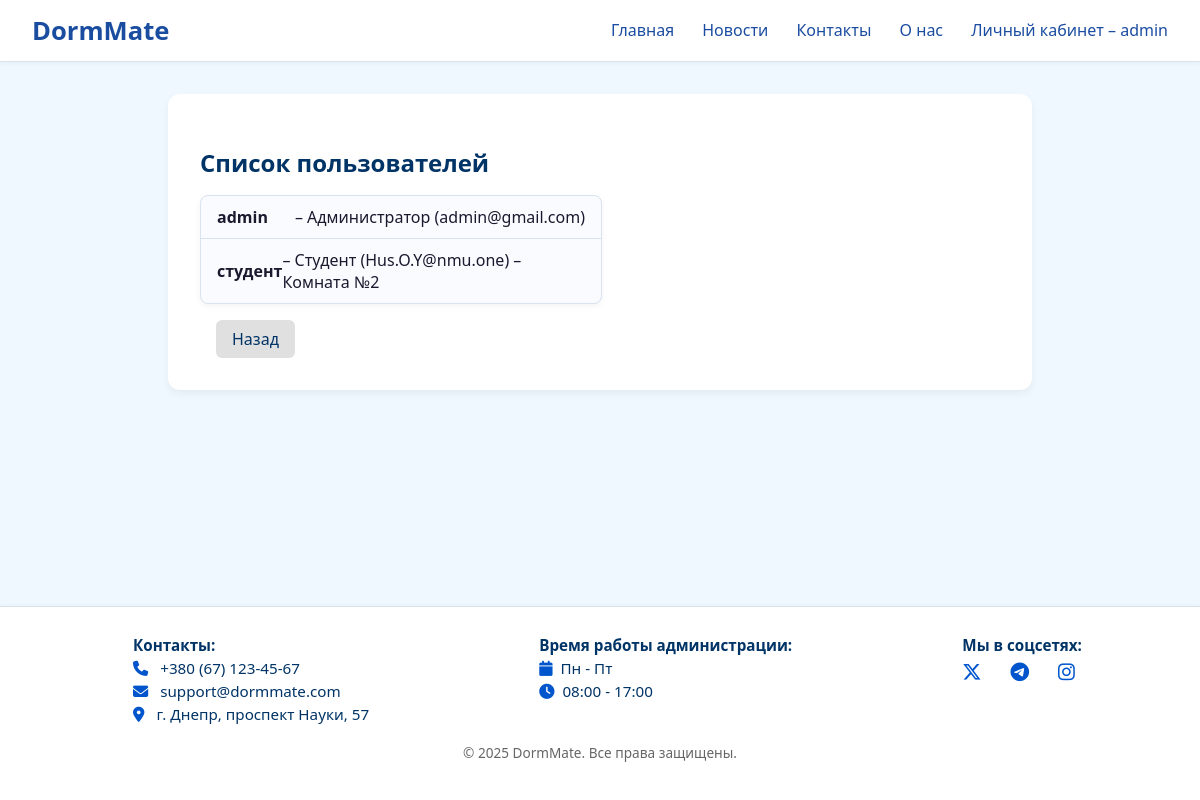
The app's page /accounts/users/ (signed in), older data.
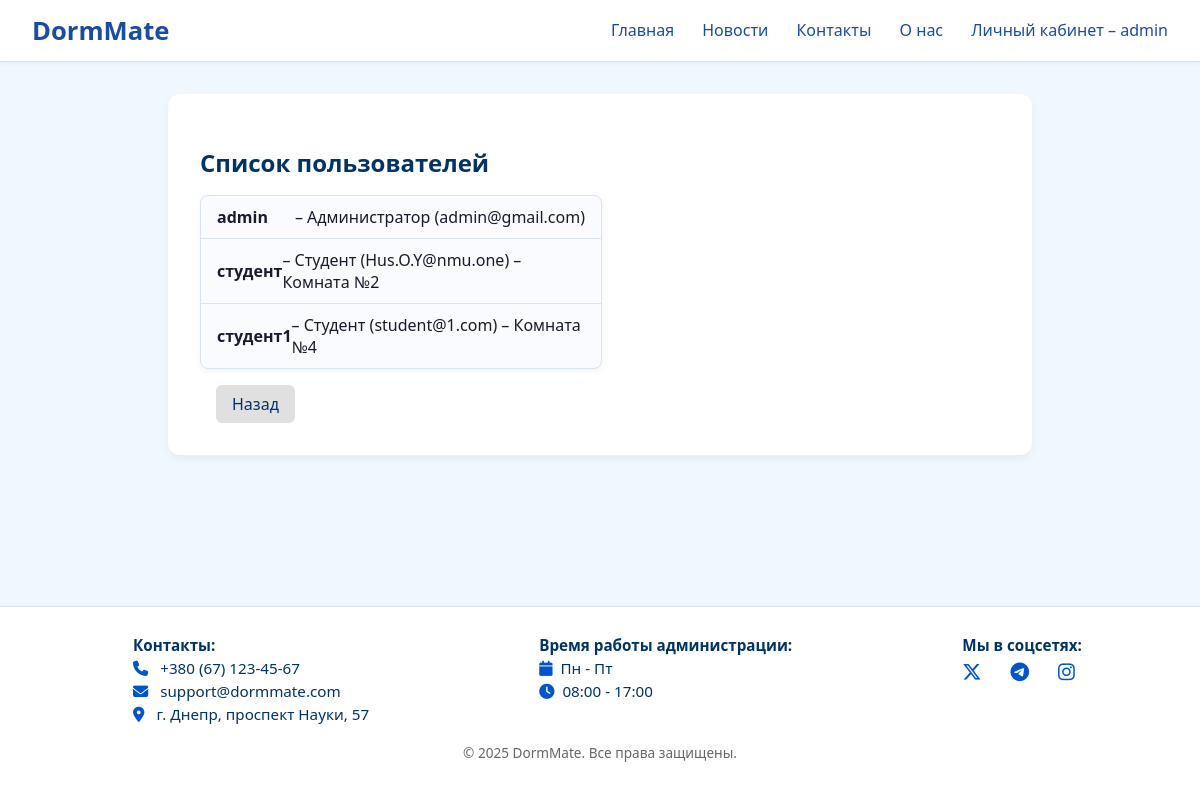
The same page, newer data.
### registration/models.py (models this page shows, shortened)
class CustomUser(AbstractUser):
    ROLE_CHOICES = (
        ('student', 'Студент'),
        ('admin', 'Администратор'),
    )
    email = models.EmailField(unique=True)
    role = models.CharField(max_length=10, choices=ROLE_CHOICES, default='student')
    room = models.ForeignKey(
        'rooms.Room',
        null=True,
        blank=True,
        on_delete=models.SET_NULL,
        related_name='primary_users'  # ← обязательно уникальное имя
    )

### rooms/models.py (models this page shows, shortened)
class Room(models.Model):
    number = models.CharField(max_length=10)
    floor = models.IntegerField()
    price = models.DecimalField(max_digits=8, decimal_places=2)
    capacity = models.IntegerField()
    about = models.TextField(default="Звичайна кімната")
    image = models.ImageField(upload_to='room_images/', default='room_images/default.jpg')
    residents = models.ManyToManyField(
        settings.AUTH_USER_MODEL,
        blank=True,
        related_name='shared_rooms'
    )

### registration/views.py (the view)
# urls.py: path('users/', login_required(views.user_list_view), name='user-list'),
@login_required
def user_list_view(request):
    if request.user.role != 'admin':
        return redirect('account')  # запрет для не-админов
    admins = CustomUser.objects.filter(role='admin').order_by('username')
    students = CustomUser.objects.filter(role='student').order_by('username')
    users = list(admins) + list(students)
    return render(request, 'user_list.html', {'users': users})

### registration/templates/user_list.html (shortened to what this page needs)
{% extends "base.html" %}
{% block content %}
<div class="room-container">
    <h2>Список пользователей</h2>
    <ul class="student-list">
        {% for user in users %}
            <li>
                <strong>{{ user.username }}</strong> – {{ user.get_role_display }} ({{ user.email }})
                {% if user.room %}
                    – Комната №{{ user.room.number }}
                {% elif user.role == 'student' %}
                    – Не поселён
                {% endif %}
            </li>
        {% empty %}
            <li>Нет зарегистрированных пользователей.</li>
        {% endfor %}
    </ul>
    <a href="{% url 'account' %}" class="secondary-link">Назад</a>
</div>
{% endblock %}

### rooms/templates/base.html (shortened to what this page needs)
{% load static %}
<!DOCTYPE html>
<html lang="en">
<head>
    <link rel="stylesheet" href="{% static 'rooms/base.css' %}">
    <link rel="stylesheet" href="https://cdnjs.cloudflare.com/ajax/libs/font-awesome/6.5.0/css/all.min.css">
</head>
<body>
    <div class="main-wrapper">
        <nav class="navbar">
            <div class="navbar-container">
                <div class="logo"><a href="{% url 'floor-selector' %}" class="logo">DormMate</a></div>
                <div class="nav-links">
                    <a href="{% url 'floor-selector' %}">Главная</a>
                    <a href="{% url 'floor-selector' %}">Новости</a>
                    <a href="{% url 'floor-selector' %}">Контакты</a>
                    <a href="{% url 'floor-selector' %}">О нас</a>
                    {% if user.is_authenticated %}
                        <a href="{% url 'account' %}">Личный кабинет – {{ user.username }}</a>
                    {% else %}
                        <a href="{% url 'login' %}">Войти</a>
                    {% endif %}
                </div>
            </div>
        </nav>
        <div class="main-content">
            {% block content %}{% endblock content %}
        </div>
        <footer class="site-footer">
            <div class="footer-container">
                <div class="footer-contact">
                    <p><strong>Контакты:</strong></p>
                    <p><i class="fas fa-phone"></i> +380 (67) 123-45-67</p>
                    <p><i class="fas fa-envelope"></i> support@dormmate.com</p>
                    <p><i class="fas fa-map-marker-alt"></i> г. Днепр, проспект Науки, 57</p>
                </div>
                 <div class="footer-contact">
                    <p><strong>Время работы администрации:</strong></p>
                    <p><i class="fas fa-calendar"></i>Пн - Пт</p>
                    <p><i class="fas fa-clock"></i>08:00 - 17:00</p>
                </div>
                <div class="footer-social">
                    <p><strong>Мы в соцсетях:</strong></p>
                    <a href="https://twitter.com" target="_blank" class="social-link">
                        <i class="fab fa-x-twitter"></i>
                    </a>
                    <a href="https://t.me" target="_blank" class="social-link">
                        <i class="fab fa-telegram-plane"></i>
                    </a>
                    <a href="https://instagram.com" target="_blank" class="social-link">
                        <i class="fab fa-instagram"></i>
                    </a>
                </div>
            </div>
            <div class="footer-bottom">
                <p>&copy; 2025 DormMate. Все права защищены.</p>
            </div>
        </footer>
    </div>
</body>
</html>

Row changes from the older to the newer data that the page shows:
added CustomUser: username "студент1", role "Студент", email "student@1.com", room.number "4"
